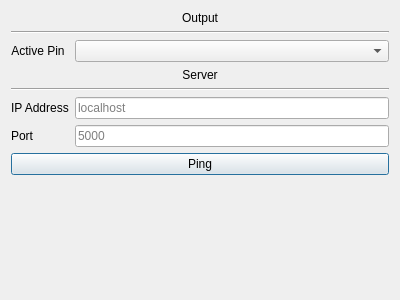
<?xml version="1.0" encoding="UTF-8"?>
<ui version="4.0">
 <class>ConfigDialog</class>
 <widget class="QDialog" name="ConfigDialog">
  <property name="windowModality">
   <enum>Qt::ApplicationModal</enum>
  </property>
  <property name="geometry">
   <rect>
    <x>0</x>
    <y>0</y>
    <width>400</width>
    <height>300</height>
   </rect>
  </property>
  <property name="windowTitle">
   <string>Form</string>
  </property>
  <layout class="QFormLayout" name="formLayout">
   <item row="0" column="0" colspan="2">
    <widget class="QLabel" name="label">
     <property name="text">
      <string>Output</string>
     </property>
     <property name="alignment">
      <set>Qt::AlignCenter</set>
     </property>
    </widget>
   </item>
   <item row="1" column="0" colspan="2">
    <widget class="Line" name="line">
     <property name="orientation">
      <enum>Qt::Horizontal</enum>
     </property>
    </widget>
   </item>
   <item row="3" column="0">
    <widget class="QLabel" name="pinLabel">
     <property name="sizePolicy">
      <sizepolicy hsizetype="Preferred" vsizetype="Preferred">
       <horstretch>0</horstretch>
       <verstretch>0</verstretch>
      </sizepolicy>
     </property>
     <property name="layoutDirection">
      <enum>Qt::LeftToRight</enum>
     </property>
     <property name="text">
      <string>Active Pin</string>
     </property>
     <property name="alignment">
      <set>Qt::AlignCenter</set>
     </property>
    </widget>
   </item>
   <item row="3" column="1">
    <widget class="QComboBox" name="pinSelector">
     <property name="sizePolicy">
      <sizepolicy hsizetype="Preferred" vsizetype="Fixed">
       <horstretch>0</horstretch>
       <verstretch>0</verstretch>
      </sizepolicy>
     </property>
    </widget>
   </item>
   <item row="5" column="0" colspan="2">
    <widget class="Line" name="line_2">
     <property name="orientation">
      <enum>Qt::Horizontal</enum>
     </property>
    </widget>
   </item>
   <item row="4" column="0" colspan="2">
    <widget class="QLabel" name="label_2">
     <property name="text">
      <string>Server</string>
     </property>
     <property name="alignment">
      <set>Qt::AlignCenter</set>
     </property>
    </widget>
   </item>
   <item row="6" column="0">
    <widget class="QLabel" name="label_3">
     <property name="text">
      <string>IP Address</string>
     </property>
    </widget>
   </item>
   <item row="6" column="1">
    <widget class="QLineEdit" name="lineEdit">
     <property name="inputMask">
      <string/>
     </property>
     <property name="text">
      <string/>
     </property>
     <property name="placeholderText">
      <string>localhost</string>
     </property>
    </widget>
   </item>
   <item row="7" column="0">
    <widget class="QLabel" name="label_4">
     <property name="text">
      <string>Port</string>
     </property>
    </widget>
   </item>
   <item row="7" column="1">
    <widget class="QLineEdit" name="lineEdit_2">
     <property name="placeholderText">
      <string>5000</string>
     </property>
    </widget>
   </item>
   <item row="8" column="0" colspan="2">
    <widget class="QPushButton" name="pushButton">
     <property name="text">
      <string>Ping</string>
     </property>
    </widget>
   </item>
  </layout>
 </widget>
 <resources/>
 <connections/>
</ui>
